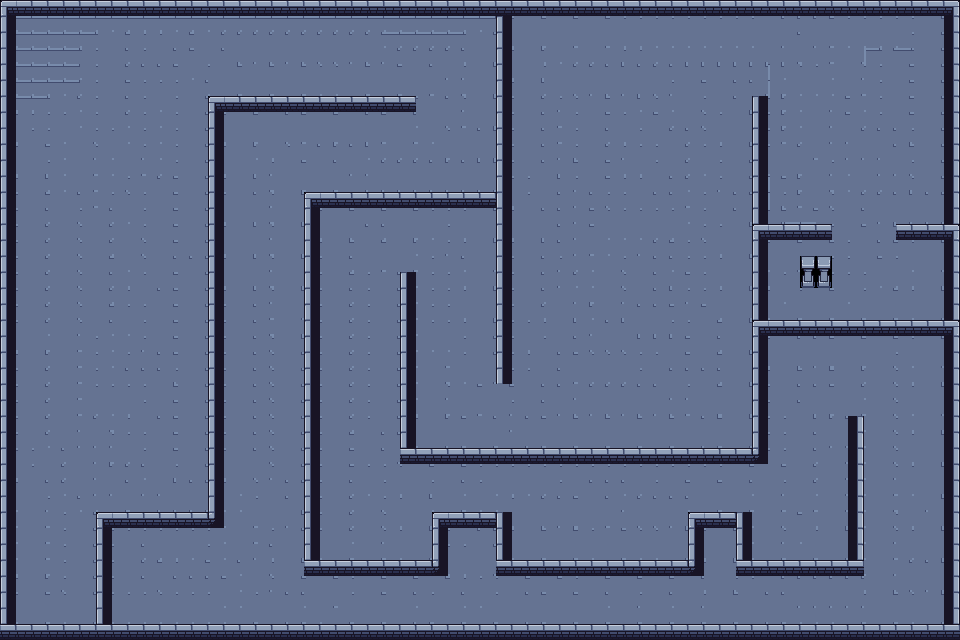

The image is a tile-based game level rendered from a .tmx file. Its description and source (layers, tilesets, objects; grid data summarised) follow:
An orthogonal 60x40 tile map with 16x16 px tiles, 1 tile layer (Tile Layer 1), 3 tilesets and 71 objects (27x wall, 21x guard_start, 21x guard_end, player_spawn, server).

<map version="1.10" tiledversion="1.12.2" orientation="orthogonal" renderorder="right-down" width="60" height="40" tilewidth="16" tileheight="16" infinite="0" nextlayerid="7" nextobjectid="99">
 <tileset firstgid="1" source="tilesetAD/map1/Set 1.0.tsx" />
 <tileset firstgid="49" source="tilesetAD/map1/Set 1.2.tsx" />
 <tileset firstgid="145" source="tilesetAD/map1/Structure.tsx" />
 <layer id="1" name="Tile Layer 1" width="60" height="40">
  <data>[2400 cells, 2400 non-empty, 27 distinct tile ids]</data>
 </layer>
 <objectgroup id="2" name="collisions">
  <object id="13" name="wall" x="895.818" y="224" width="63.4545" height="6.72727" />
  <object id="14" name="wall" x="752.5" y="224" width="78.5" height="7" />
  <object id="16" name="wall" x="752" y="96.5" width="7" height="358" />
  <object id="17" name="wall" x="758.5" y="320" width="200" height="6.5" />
  <object id="20" name="wall" x="400" y="448" width="358" height="7" />
  <object id="21" name="wall" x="400" y="272.667" width="6" height="179.333" />
  <object id="22" name="wall" x="496" y="0" width="6.66667" height="385.333" />
  <object id="24" name="wall" x="0" y="1" width="955" height="10" />
  <object id="25" name="wall" x="953" y="0" width="6.33333" height="630" />
  <object id="26" name="wall" x="96.6667" y="513.333" width="6" height="109.333" />
  <object id="28" name="wall" x="1" y="7" width="7" height="621" />
  <object id="30" name="wall" x="103" y="512.667" width="111" height="9.33333" />
  <object id="31" name="wall" x="208" y="97" width="8" height="424" />
  <object id="32" name="wall" x="216.5" y="96" width="199" height="9" />
  <object id="34" name="wall" x="0" y="624.667" width="953" height="5.33333" />
  <object id="36" name="wall" x="303.333" y="190.667" width="193.333" height="8" />
  <object id="37" name="wall" x="304.25" y="198.875" width="6.375" height="367.375" />
  <object id="38" name="wall" x="311" y="560.667" width="126" height="6.66667" />
  <object id="39" name="wall" x="433" y="512.667" width="5.33333" height="53.3333" />
  <object id="40" name="wall" x="438.333" y="512.333" width="64" height="6.33333" />
  <object id="41" name="wall" x="496.667" y="518.333" width="6.33333" height="47.6667" />
  <object id="42" name="wall" x="503" y="560.333" width="191.333" height="6.33333" />
  <object id="43" name="wall" x="688.333" y="512.667" width="6.33333" height="48.3333" />
  <object id="44" name="wall" x="694" y="512.333" width="48.3333" height="6.66667" />
  <object id="45" name="wall" x="736.667" y="519" width="6" height="48" />
  <object id="46" name="wall" x="742" y="560.333" width="120.333" height="7" />
  <object id="47" name="wall" x="857.333" y="416.667" width="6" height="150" />
 </objectgroup>
 <objectgroup id="5" name="entities">
  <object id="51" name="player_spawn" x="42.6667" y="584" width="14.6667" height="17.3333" />
  <object id="52" name="server" x="800.167" y="255.833" width="31.1667" height="33.5" />
 </objectgroup>
 <objectgroup id="6" name="enemies">
  <object id="54" name="guard_start" x="270" y="604" width="12" height="12">
   <properties>
    <property name="id" type="int" value="1" />
    <property name="viewAngle" type="int" value="60" />
    <property name="viewRadius" type="int" value="120" />
   </properties>
  </object>
  <object id="56" name="guard_end" x="885.333" y="602.667" width="10.6667" height="12.6667">
   <properties>
    <property name="id" type="int" value="1" />
    <property name="viewAngle" type="int" value="60" />
    <property name="viewRadius" type="int" value="120" />
   </properties>
  </object>
  <object id="57" name="guard_start" x="175.333" y="465.333" width="15.3333" height="14">
   <properties>
    <property name="id" type="int" value="2" />
    <property name="viewAngle" type="int" value="60" />
    <property name="viewRadius" type="int" value="120" />
   </properties>
  </object>
  <object id="58" name="guard_end" x="32.6667" y="464" width="14.6667" height="16.6667">
   <properties>
    <property name="id" type="int" value="2" />
    <property name="viewAngle" type="int" value="60" />
    <property name="viewRadius" type="int" value="120" />
   </properties>
  </object>
  <object id="59" name="guard_start" x="31.3333" y="352.667" width="16" height="16">
   <properties>
    <property name="id" type="int" value="3" />
    <property name="viewAngle" type="int" value="60" />
    <property name="viewRadius" type="int" value="120" />
   </properties>
  </object>
  <object id="60" name="guard_end" x="174.667" y="353.333" width="14.6667" height="15.3333">
   <properties>
    <property name="id" type="int" value="3" />
    <property name="viewAngle" type="int" value="60" />
    <property name="viewRadius" type="int" value="120" />
   </properties>
  </object>
  <object id="61" name="guard_start" x="49.3333" y="64.6667" width="14" height="17.3333">
   <properties>
    <property name="id" type="int" value="4" />
    <property name="viewAngle" type="int" value="60" />
    <property name="viewRadius" type="int" value="120" />
   </properties>
  </object>
  <object id="62" name="guard_end" x="48" y="288.667" width="16" height="15.3333">
   <properties>
    <property name="id" type="int" value="4" />
    <property name="viewAngle" type="int" value="60" />
    <property name="viewRadius" type="int" value="120" />
   </properties>
  </object>
  <object id="63" name="guard_start" x="161.333" y="287.333" width="14" height="15.3333">
   <properties>
    <property name="id" type="int" value="5" />
    <property name="viewAngle" type="int" value="60" />
    <property name="viewRadius" type="int" value="120" />
   </properties>
  </object>
  <object id="64" name="guard_end" x="160" y="59.3333" width="16" height="18.6667">
   <properties>
    <property name="id" type="int" value="5" />
    <property name="viewAngle" type="int" value="60" />
    <property name="viewRadius" type="int" value="120" />
   </properties>
  </object>
  <object id="65" name="guard_start" x="448.5" y="145.5" width="15.5" height="13.5">
   <properties>
    <property name="id" type="int" value="6" />
    <property name="viewAngle" type="int" value="60" />
    <property name="viewRadius" type="int" value="120" />
   </properties>
  </object>
  <object id="66" name="guard_end" x="448" y="48" width="15.5" height="15">
   <properties>
    <property name="id" type="int" value="6" />
    <property name="viewAngle" type="int" value="60" />
    <property name="viewRadius" type="int" value="120" />
   </properties>
  </object>
  <object id="68" name="guard_start" x="241" y="145.5" width="13.5" height="14.5">
   <properties>
    <property name="id" type="int" value="7" />
    <property name="viewAngle" type="int" value="50" />
    <property name="viewRadius" type="int" value="120" />
   </properties>
  </object>
  <object id="69" name="guard_end" x="240" y="546" width="14.5" height="15">
   <properties>
    <property name="id" type="int" value="7" />
    <property name="viewAngle" type="int" value="60" />
    <property name="viewRadius" type="int" value="120" />
   </properties>
  </object>
  <object id="70" name="guard_end" x="271.5" y="143.5" width="15.5" height="17.5">
   <properties>
    <property name="id" type="int" value="8" />
    <property name="viewAngle" type="int" value="60" />
    <property name="viewRadius" type="int" value="120" />
   </properties>
  </object>
  <object id="71" name="guard_start" x="271.5" y="544.5" width="16.5" height="17">
   <properties>
    <property name="id" type="int" value="8" />
    <property name="viewAngle" type="int" value="60" />
    <property name="viewRadius" type="int" value="120" />
   </properties>
  </object>
  </objectgroup>
</map>
<!-- 26 of 71 objects omitted -->
